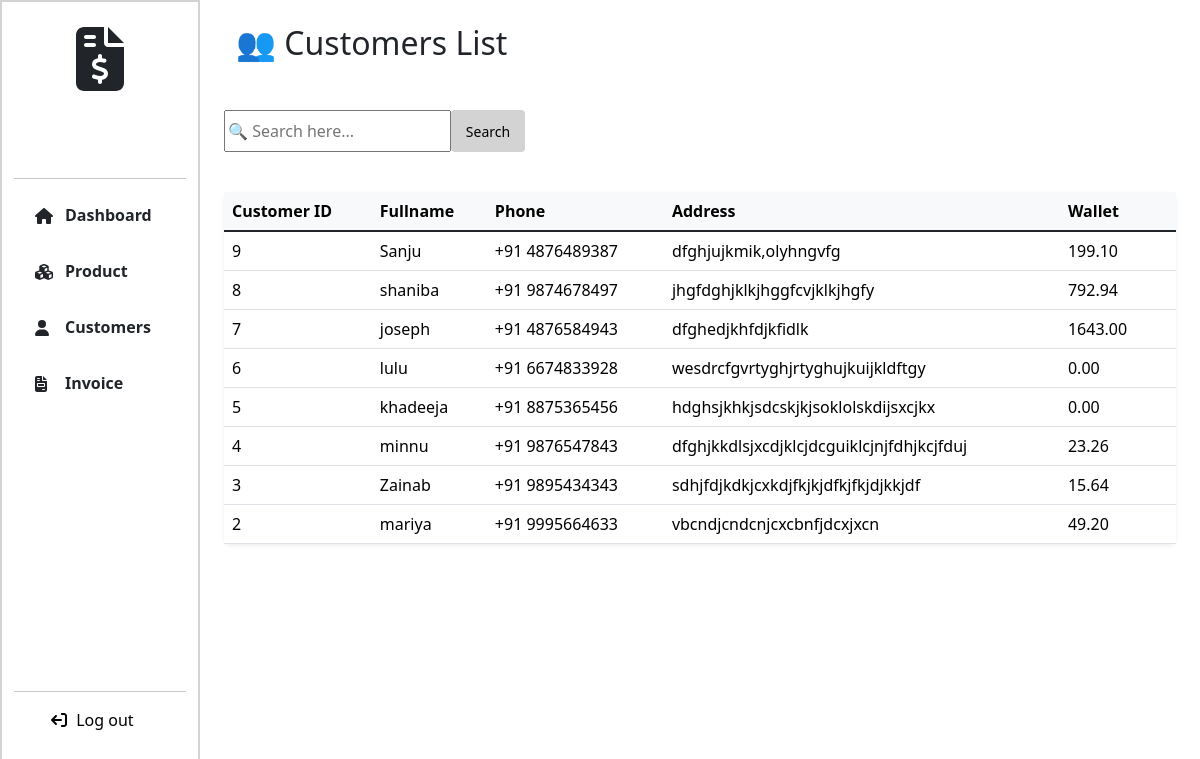
The app's page /customers (signed in) with its own data.
### Billing_App/models.py (models this page shows, shortened)
class Customer(models.Model):
    fullname = models.CharField(max_length=255)
    phone=models.IntegerField(unique=True)
    address = models.TextField()
    wallet = models.DecimalField(max_digits=10, decimal_places=2, default=Decimal('0.00'))
    credit_limit = models.DecimalField(max_digits=10, decimal_places=2, default=Decimal('1000.00'))

### Billing_App/views.py (the view)
# urls.py: path('customers', views.customers, name="customers"),
@login_required
def customers(request):
  customers = Customer.objects.all().order_by('-id')
  if request.method == "GET":
    search = request.GET.get("search")
    customer = Customer.objects.all().order_by('-id')
    if search:
      customers = Customer.objects.filter(
        Q(fullname__icontains=search) | Q(id__icontains=search) | Q(phone__icontains=search))
    else:
      customers = Customer.objects.all().order_by('-id')
  return render(request, "customers.html", locals())

### templates/customers.html (shortened to what this page needs)
{% extends 'navbar.html' %}
{% load static %}
{% block link %}
<link rel="stylesheet" href="{% static 'css/product.css' %}">
{% endblock %}
{% block content %}
<div class="col-lg-10 col-md-9 col-sm-9 page-col">
  <h2 class="p-4">👥 Customers List</h2>
   <div class="container mt-4">
      <div class="d-flex justify-content-between align-items-center mb-4">
        <form action="{% url 'customers' %}" method="get" class="d-flex">
          <input type="text" id="customer-search" class="search-input" name="search" style="width:80%; height: 42px;" placeholder="🔍 Search here..." autocomplete="off">
          <button type="submit" class="btn btn-product btn-sm" style="width: 26%; margin-top:0; height: 42px; color: black;">Search</button>
        </form>
      </div>
      {% if customers %}
      <div class="card shadow-sm border-0 rounded-3">
        <div class="table-responsive">
          <table class="table table-hover align-middle mb-0">
            <thead class="table-light">
              <tr>
                <th scope="col">Customer ID</th>
                <th scope="col">Fullname</th>
                <th scope="col">Phone</th>
                <th scope="col">Address</th>
                <th scope="col">Wallet</th>
                <th scope="col"> </th>
              </tr>
            </thead>
            <tbody class="table-group-divider">
              {% for customer in customers %}
                <tr>
                  <td class="text-nowrap">{{ customer.id }}</td>
                  <td class="text-nowrap">{{ customer.fullname }}</td>
                  <td class="text-nowrap">+91 {{ customer.phone }}</td>
                  <td class="text-nowrap">{{ customer.address }}</td>
                  <td class="text-nowrap">{{ customer.wallet }}</td>
                  <td class="text-nowrap">{% if customer.wallet < 0%}<a href="{% url 'edit_wallet' customer.id %}" class="btn btn-product">Edit</a> {% endif %}</td>
                </tr>
              {% endfor %}
            </tbody>
          </table>
        </div>
      </div>
      {% else %}
      <div class="alert alert-warning text-center mt-4" role="alert">
        🚫 No Customer Found!
      </div>
   </div>
  {% endif %}
</div>
{% endblock %}

### static/css/index.css (style rules this page uses)
body { margin: 0px; padding: 0px; box-sizing: border-box; }

### static/css/style.css (style rules this page uses)
.table-responsive { width: 100%; overflow-x: auto; }
.page-col { background-color: white; margin-left: auto; }

### static/css/product.css (style rules this page uses)
.btn-product { background-color:lightgray !important; }
.table-responsive { width: 100%; overflow-x: auto; }

### records on screen
Customer: id "9", fullname "Sanju", phone "4876489387", address "dfghjujkmik,olyhngvfg", wallet "199.10"
Customer: id "8", fullname "shaniba", phone "9874678497", address "jhgfdghjklkjhggfcvjklkjhgfy", wallet "792.94"
Customer: id "7", fullname "joseph", phone "4876584943", address "dfghedjkhfdjkfidlk", wallet "1643.00"
Customer: id "6", fullname "lulu", phone "6674833928", address "wesdrcfgvrtyghjrtyghujkuijkldftgy", wallet "0.00"
Customer: id "5", fullname "khadeeja", phone "8875365456", address "hdghsjkhkjsdcskjkjsoklolskdijsxcjkx", wallet "0.00"
Customer: id "4", fullname "minnu", phone "9876547843", address "dfghjkkdlsjxcdjklcjdcguiklcjnjfdhjkcjfduj", wallet "23.26"
Customer: id "3", fullname "Zainab", phone "9895434343", address "sdhjfdjkdkjcxkdjfkjkjdfkjfkjdjkkjdf", wallet "15.64"
Customer: id "2", fullname "mariya", phone "9995664633", address "vbcndjcndcnjcxcbnfjdcxjxcn", wallet "49.20"
